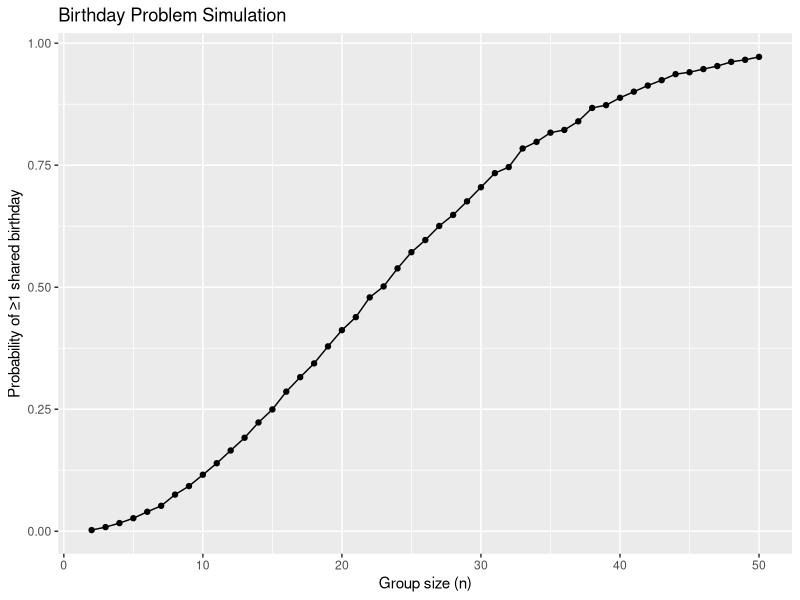
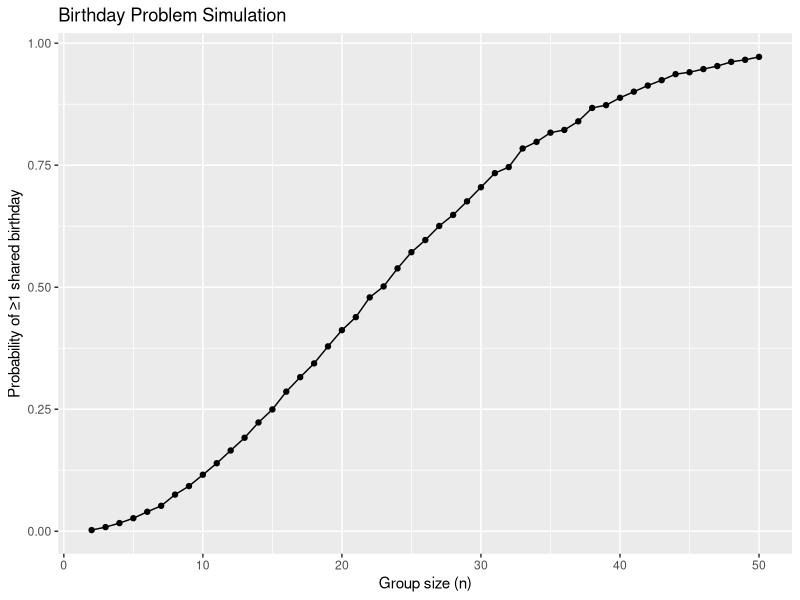

R code for these plots, in order:
## ---- chunk 1
library(tidyverse)
set.seed(1)
## ---- chunk 2
birthday_dup = function(n) {
  bdays = sample(1:365, size = n, replace = TRUE)
  # true if dup exists
  any(duplicated(bdays))
}
## ---- chunk 3
# Simulation: repeat 10000 times for group sizes 2–50
sim_results = 
  expand_grid(
    group_size = 2:50,
    iter = 1:10000
  ) |> 
  mutate(
    dup = map_lgl(group_size, birthday_dup)
  )
## ---- chunk 4
# Compute empirical probability for each group size
prob_df = 
  sim_results |> 
  group_by(group_size) |> 
  summarize(prob = mean(dup))
## ---- chunk 5
# Plot probability vs. group size
p = 
prob_df |> 
  ggplot(aes(x = group_size, y = prob)) +
  geom_line() +
  geom_point() +
  labs(
    x = "Group size (n)",
    y = "Probability of ≥1 shared birthday",
    title = "Birthday Problem Simulation"
  )

p

ggsave("plots/birthday_prob_plot.png", p, width = 6, height = 4)
## ---- chunk 6

## ---- chunk 7

## ---- chunk 8

